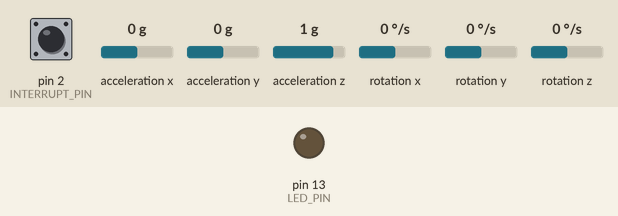
A sketch run on a simulated Arduino Uno, built with avr-gcc and run on an emulated ATmega328P. Parts: output pins drawn as LEDs (lit = HIGH). Dashed ring = blinking. The inputs (shaded band) are chosen by the test bench; at power-on: acceleration x 0 g, pin 2 (INTERRUPT_PIN) LOW, acceleration y 0 g, acceleration z 1 g, rotation x 0 °/s, rotation y 0 °/s, rotation z 0 °/s. The sensor or clock chip raises its interrupt line as the real part does; what the sketch prints to the serial monitor is not drawn.

Above: at 0.1 s.
At 2.2 s:
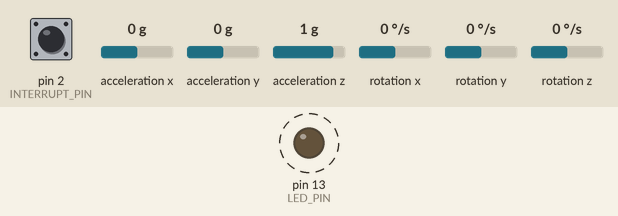
2.3 s: acceleration x set to -1.4 g
Timing chart, 0 to 60.8 s (numbered marks = the images above; inputs shaded):
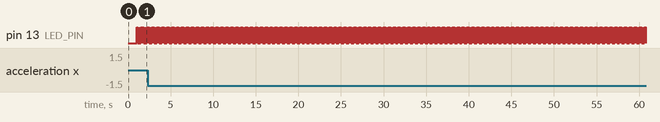

The sketch:

2IMU_MPU6050_DMP6.ino
```cpp
// I2Cdev and MPU6050 must be installed as libraries, or else the .cpp/.h files
// for both classes must be in the include path of your project
#include "I2Cdev.h"

#include "MPU6050_6Axis_MotionApps20.h"
//#include "MPU6050.h" // not necessary if using MotionApps include file

// Arduino Wire library is required if I2Cdev I2CDEV_ARDUINO_WIRE implementation
// is used in I2Cdev.h
#if I2CDEV_IMPLEMENTATION == I2CDEV_ARDUINO_WIRE
#include "Wire.h"
#endif

// class default I2C address is 0x68
// specific I2C addresses may be passed as a parameter here
// AD0 low = 0x68 (default for SparkFun breakout and InvenSense evaluation board)
// AD0 high = 0x69
MPU6050 mpu[] = {0x68, 0x69};
//MPU6050 mpu(0x69); // <-- use for AD0 high

#define OUTPUT_READABLE_YAWPITCHROLL
#define INTERRUPT_PIN 2  // use pin 2 on Arduino Uno & most boards
#define LED_PIN 13 // (Arduino is 13, Teensy is 11, Teensy++ is 6)
bool blinkState = false;

// MPU control/status vars
bool dmpReady = false;  // set true if DMP init was successful
uint8_t mpuIntStatus[] = {0, 0};   // holds actual interrupt status byte from MPU
uint8_t devStatus;      // return status after each device operation (0 = success, !0 = error)
uint16_t packetSize[] = {0, 0};    // expected DMP packet size (default is 42 bytes)
uint16_t fifoCount;     // count of all bytes currently in FIFO
uint8_t fifoBuffer[64]; // FIFO storage buffer

// orientation/motion vars
Quaternion q;           // [w, x, y, z]         quaternion container
VectorInt16 aa;         // [x, y, z]            accel sensor measurements
VectorInt16 aaReal;     // [x, y, z]            gravity-free accel sensor measurements
VectorInt16 aaWorld;    // [x, y, z]            world-frame accel sensor measurements
VectorFloat gravity;    // [x, y, z]            gravity vector
float euler[3];         // [psi, theta, phi]    Euler angle container
float ypr[3];           // [yaw, pitch, roll]   yaw/pitch/roll container and gravity vector

volatile bool mpuInterrupt = false;     // indicates whether MPU interrupt pin has gone high
void dmpDataReady() {
  mpuInterrupt = true;
}

void setup() {
  // join I2C bus (I2Cdev library doesn't do this automatically)
#if I2CDEV_IMPLEMENTATION == I2CDEV_ARDUINO_WIRE
  Wire.begin();
  Wire.setClock(400000); // 400kHz I2C clock. Comment this line if having compilation difficulties
#elif I2CDEV_IMPLEMENTATION == I2CDEV_BUILTIN_FASTWIRE
  Fastwire::setup(400, true);
#endif

  // initialize serial communication
  // (115200 chosen because it is required for Teapot Demo output, but it's
  // really up to you depending on your project)
  Serial.begin(115200);
  while (!Serial); // wait for Leonardo enumeration, others continue immediately

  // initialize device
  Serial.println(F("Initializing I2C devices..."));
  for (byte b = 0; b < 2; b++)
  {
    mpu[b].initialize();
    pinMode(INTERRUPT_PIN, INPUT);

    Serial.print("MPU#");
    Serial.print(b);
    Serial.println(":");
    // verify connection
    Serial.println(F("Testing device connections..."));
    Serial.println(mpu[b].testConnection() ? F("MPU6050 connection successful") : F("MPU6050 connection failed"));

    // load and configure the DMP
    Serial.println(F("Initializing DMP..."));
    devStatus = mpu[b].dmpInitialize();

    // supply your own gyro offsets here, scaled for min sensitivity
    mpu[b].setXGyroOffset(220);
    mpu[b].setYGyroOffset(76);
    mpu[b].setZGyroOffset(-85);
    mpu[b].setZAccelOffset(1788); // 1688 factory default for my test chip

    // make sure it worked (returns 0 if so)
    if (devStatus == 0) {
      // Calibration Time: generate offsets and calibrate our MPU6050
      mpu[b].CalibrateAccel(6);
      mpu[b].CalibrateGyro(6);
      mpu[b].PrintActiveOffsets();
      // turn on the DMP, now that it's ready
      Serial.println(F("Enabling DMP ..."));
      mpu[b].setDMPEnabled(true);

      // enable Arduino interrupt detection
      Serial.print(F("Enabling interrupt detection (Arduino external interrupt "));
      Serial.print(digitalPinToInterrupt(INTERRUPT_PIN));
      Serial.println(F(")..."));
      attachInterrupt(digitalPinToInterrupt(INTERRUPT_PIN), dmpDataReady, RISING);
      mpuIntStatus[b] = mpu[b].getIntStatus();

      // set our DMP Ready flag so the main loop() function knows it's okay to use it
      Serial.println(F("DMP ready! Waiting for first interrupt..."));
      dmpReady = true;

      // get expected DMP packet size for later comparison
      packetSize[b] = mpu[b].dmpGetFIFOPacketSize();
    } else {
      // ERROR!
      // 1 = initial memory load failed
      // 2 = DMP configuration updates failed
      // (if it's going to break, usually the code will be 1)
      Serial.print(F("DMP Initialization failed (code "));
      Serial.print(devStatus);
      Serial.println(F(")"));
    }
  }
  // configure LED for output
  pinMode(LED_PIN, OUTPUT);
}


void loop() {
  // if programming failed, don't try to do anything
  if (!dmpReady) return;
  for (byte b = 0; b < 2; b++) {
    // read a packet from FIFO
    if (mpu[b].dmpGetCurrentFIFOPacket(fifoBuffer)) { // Get the Latest packet
#ifdef OUTPUT_READABLE_YAWPITCHROLL
      // display Euler angles in degrees
      mpu[b].dmpGetQuaternion(&q, fifoBuffer);
      mpu[b].dmpGetGravity(&gravity, &q);
      mpu[b].dmpGetYawPitchRoll(ypr, &q, &gravity);
      Serial.print("mpu#");
      Serial.print(b);
      Serial.print("\t");
      Serial.print(ypr[0] * 180 / M_PI);
      Serial.print("\t");
      Serial.print(ypr[1] * 180 / M_PI);
      Serial.print("\t");
      Serial.println(ypr[2] * 180 / M_PI);
#endif
    }
    // blink LED to indicate activity
    blinkState = !blinkState;
    digitalWrite(LED_PIN, blinkState);
  }
}
```

Measured:
- by itself, pin 13 (LED_PIN): alternates HIGH for 0.01 s and LOW for 0.01 s
